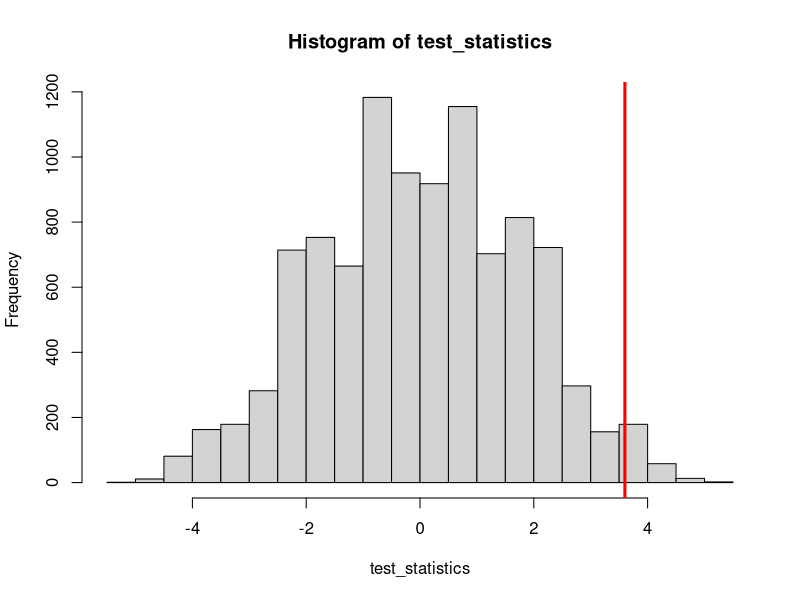
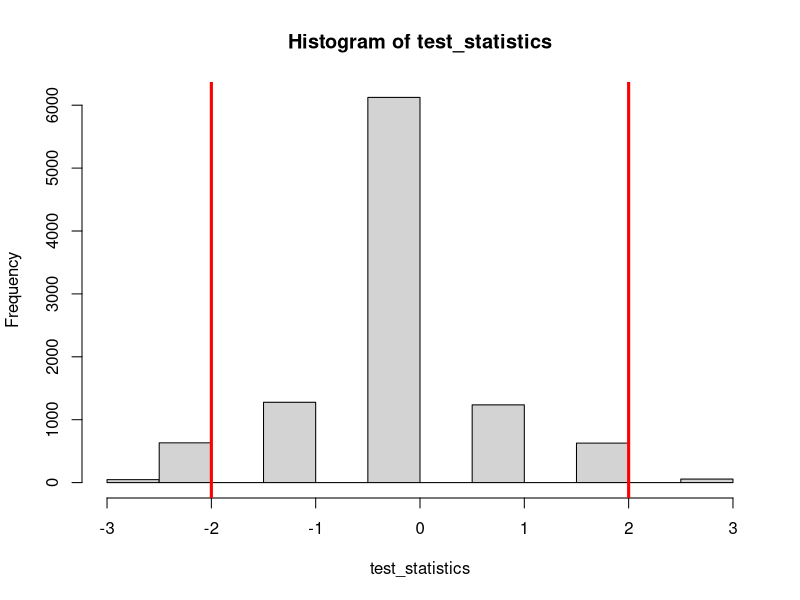
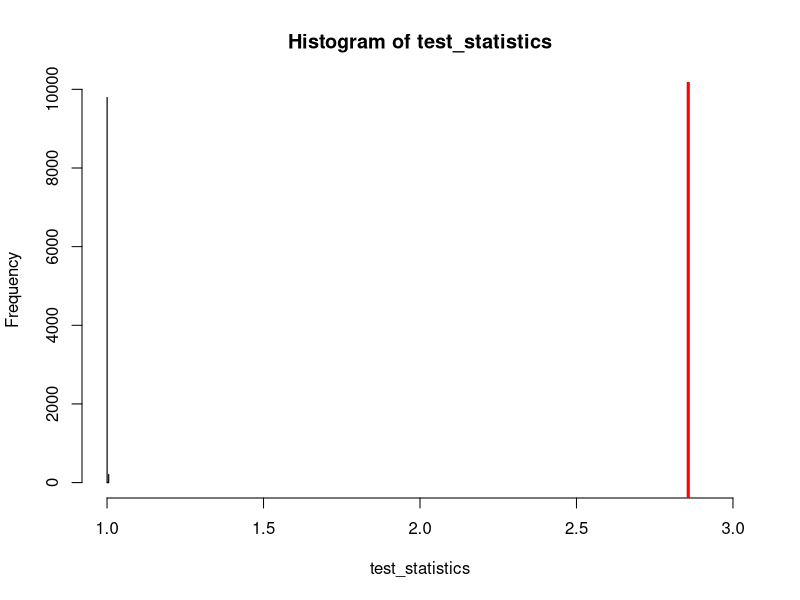

These charts were generated, in order, by the following R code:
## ---- chunk 1
knitr::opts_chunk$set(echo=T,message=F,warning=F,error=TRUE,fig.align='center')
if(!require(tidyverse)) install.packages("tidyverse")
library(tidyverse)
## ---- chunk 2
pete.scores   = c(19, 17, 20, 19, 18, 17, 20, 19, 24, 20, 18, 24, 20, 22, 21)
repete.scores = c(15, 19, 20, 21,  9, 28, 18, 19, 21, 19, 14, 17, 14,  5,  9)
## ---- chunk 3
sd_pete = sd(pete.scores)
sd_repete = sd(repete.scores)

Tobsd = sd_repete - sd_pete
Tobsd
## ---- chunk 4
# Shuffling function from class
permute_and_compute <- function( pete_data, repete_data ) {
pooled_data <- c( pete_data, repete_data );
# Randomly shuffle the data and assign it to control and treatment groups.
n_pete <- length( pete_data );
n_repete <- length( repete_data );
n_total <- n_pete + n_repete;
shuffled_data <- sample( pooled_data, size=n_total, replace=FALSE );
shuffled_pete <- shuffled_data[1:n_pete];
shuffled_repete <- shuffled_data[(n_pete+1):n_total];

return( sd(shuffled_repete)-sd(shuffled_pete) );
}


NMC <- 1e4;
test_statistics <- rep( 0, NMC ); # Vector to store our "fake" test statistics
# Now, NMC times, shuffle the data, recompute the test statistic, and record.
for(i in 1:NMC ) {
test_statistics[i] <- permute_and_compute( pete.scores, repete.scores );
}

hist( test_statistics )
abline( v=Tobsd, lw=3, col='red')

pvalue = sum(test_statistics >= Tobsd)/NMC
pvalue
## ---- chunk 5
med_pete = median(pete.scores)
med_repete = median(repete.scores)

Tobsd = med_repete - med_pete
Tobsd
## ---- chunk 6
# Shuffling function from class
permute_and_compute <- function( pete_data, repete_data ) {
pooled_data <- c( pete_data, repete_data );
# Randomly shuffle the data and assign it to control and treatment groups.
n_pete <- length( pete_data );
n_repete <- length( repete_data );
n_total <- n_pete + n_repete;
shuffled_data <- sample( pooled_data, size=n_total, replace=FALSE );
shuffled_pete <- shuffled_data[1:n_pete];
shuffled_repete <- shuffled_data[(n_pete+1):n_total];

return( median(shuffled_repete)-median(shuffled_pete) );
}


NMC <- 1e4;
test_statistics <- rep( 0, NMC ); # Vector to store our "fake" test statistics
# Now, NMC times, shuffle the data, recompute the test statistic, and record.
for(i in 1:NMC ) {
test_statistics[i] <- permute_and_compute( pete.scores, repete.scores );
}

hist( test_statistics )
abline( v=Tobsd, lw=3, col='red')
abline( v=-Tobsd, lw=3, col='red')

pvalue = sum((test_statistics >= (-Tobsd)) | (test_statistics <= (Tobsd)))/NMC
pvalue
## ---- chunk 7
middle_square = function(x) as.integer(substr(as.character(x^2),4,9))

N = 200
mc.mid = c(455455,rep(NA,N-1))

for(i in 1:(N-1)) mc.mid[i+1] = middle_square(mc.mid[i])

mc.mid
## ---- chunk 8

Tobsd = mean(table(mc.mid))

NMC <- 1e4;
test_statistics <- rep( 0, NMC ); # Vector to store our "fake" test statistics
for(i in 1:NMC ) {
  nullDist = sample(0:999999, size = 200, replace = TRUE)
  test_statistics[i] = mean(table(nullDist));
}
## ---- chunk 9
hist(test_statistics, xlim = c(1,3))
abline(v=Tobsd, lw=3, col='red')
## ---- chunk 10
pvalue = sum(test_statistics >= Tobsd)/NMC
pvalue
